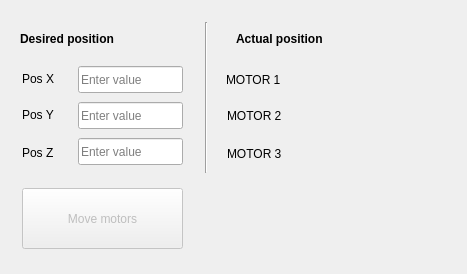
<?xml version="1.0" encoding="UTF-8"?>
<ui version="4.0">
 <class>Form</class>
 <widget class="QWidget" name="Form">
  <property name="geometry">
   <rect>
    <x>0</x>
    <y>0</y>
    <width>467</width>
    <height>274</height>
   </rect>
  </property>
  <property name="windowTitle">
   <string>Move motors</string>
  </property>
  <widget class="QLabel" name="label">
   <property name="geometry">
    <rect>
     <x>236</x>
     <y>30</y>
     <width>156</width>
     <height>17</height>
    </rect>
   </property>
   <property name="font">
    <font>
     <weight>75</weight>
     <bold>true</bold>
    </font>
   </property>
   <property name="text">
    <string>Actual position</string>
   </property>
  </widget>
  <widget class="PyDMLabel" name="pydmLabel">
   <property name="geometry">
    <rect>
     <x>340</x>
     <y>70</y>
     <width>80</width>
     <height>17</height>
    </rect>
   </property>
   <property name="toolTip">
    <string/>
   </property>
   <property name="whatsThis">
    <string>Displays the value from an EPICS PV.</string>
   </property>
   <property name="precision" stdset="0">
    <number>0</number>
   </property>
   <property name="channel" stdset="0">
    <string>ca://IOC:m1.RBV</string>
   </property>
  </widget>
  <widget class="QLabel" name="label_2">
   <property name="geometry">
    <rect>
     <x>20</x>
     <y>26</y>
     <width>151</width>
     <height>25</height>
    </rect>
   </property>
   <property name="font">
    <font>
     <weight>75</weight>
     <bold>true</bold>
    </font>
   </property>
   <property name="text">
    <string>Desired position</string>
   </property>
  </widget>
  <widget class="QLineEdit" name="lineEdit_posX">
   <property name="geometry">
    <rect>
     <x>78</x>
     <y>66</y>
     <width>105</width>
     <height>27</height>
    </rect>
   </property>
   <property name="placeholderText">
    <string>Enter value</string>
   </property>
  </widget>
  <widget class="QLineEdit" name="lineEdit_posY">
   <property name="geometry">
    <rect>
     <x>78</x>
     <y>102</y>
     <width>105</width>
     <height>27</height>
    </rect>
   </property>
   <property name="placeholderText">
    <string>Enter value</string>
   </property>
  </widget>
  <widget class="QLineEdit" name="lineEdit_posZ">
   <property name="geometry">
    <rect>
     <x>78</x>
     <y>138</y>
     <width>105</width>
     <height>27</height>
    </rect>
   </property>
   <property name="placeholderText">
    <string>Enter value</string>
   </property>
  </widget>
  <widget class="PyDMLabel" name="pydmLabel_2">
   <property name="geometry">
    <rect>
     <x>340</x>
     <y>106</y>
     <width>80</width>
     <height>17</height>
    </rect>
   </property>
   <property name="toolTip">
    <string/>
   </property>
   <property name="whatsThis">
    <string>Displays the value from an EPICS PV.</string>
   </property>
   <property name="precision" stdset="0">
    <number>0</number>
   </property>
   <property name="channel" stdset="0">
    <string>ca://IOC:m2.RBV</string>
   </property>
  </widget>
  <widget class="PyDMLabel" name="pydmLabel_3">
   <property name="geometry">
    <rect>
     <x>340</x>
     <y>144</y>
     <width>80</width>
     <height>17</height>
    </rect>
   </property>
   <property name="toolTip">
    <string/>
   </property>
   <property name="whatsThis">
    <string>Displays the value from an EPICS PV.</string>
   </property>
   <property name="precision" stdset="0">
    <number>0</number>
   </property>
   <property name="channel" stdset="0">
    <string>ca://IOC:m3.RBV</string>
   </property>
  </widget>
  <widget class="QLabel" name="label_3">
   <property name="geometry">
    <rect>
     <x>22</x>
     <y>70</y>
     <width>47</width>
     <height>17</height>
    </rect>
   </property>
   <property name="text">
    <string>Pos X</string>
   </property>
  </widget>
  <widget class="QLabel" name="label_4">
   <property name="geometry">
    <rect>
     <x>22</x>
     <y>106</y>
     <width>47</width>
     <height>17</height>
    </rect>
   </property>
   <property name="text">
    <string>Pos Y</string>
   </property>
  </widget>
  <widget class="QLabel" name="label_5">
   <property name="geometry">
    <rect>
     <x>22</x>
     <y>144</y>
     <width>47</width>
     <height>17</height>
    </rect>
   </property>
   <property name="text">
    <string>Pos Z</string>
   </property>
  </widget>
  <widget class="QLabel" name="label_11">
   <property name="geometry">
    <rect>
     <x>227</x>
     <y>106</y>
     <width>91</width>
     <height>19</height>
    </rect>
   </property>
   <property name="text">
    <string>MOTOR 2</string>
   </property>
  </widget>
  <widget class="QLabel" name="label_10">
   <property name="geometry">
    <rect>
     <x>226</x>
     <y>70</y>
     <width>91</width>
     <height>19</height>
    </rect>
   </property>
   <property name="text">
    <string>MOTOR 1</string>
   </property>
  </widget>
  <widget class="QLabel" name="label_12">
   <property name="geometry">
    <rect>
     <x>227</x>
     <y>144</y>
     <width>96</width>
     <height>19</height>
    </rect>
   </property>
   <property name="text">
    <string>MOTOR 3</string>
   </property>
  </widget>
  <widget class="QPushButton" name="pushButton_move">
   <property name="enabled">
    <bool>false</bool>
   </property>
   <property name="geometry">
    <rect>
     <x>22</x>
     <y>188</y>
     <width>161</width>
     <height>61</height>
    </rect>
   </property>
   <property name="text">
    <string>Move motors</string>
   </property>
  </widget>
  <widget class="Line" name="line">
   <property name="geometry">
    <rect>
     <x>198</x>
     <y>22</y>
     <width>17</width>
     <height>151</height>
    </rect>
   </property>
   <property name="orientation">
    <enum>Qt::Vertical</enum>
   </property>
  </widget>
 </widget>
 <customwidgets>
  <customwidget>
   <class>PyDMLabel</class>
   <extends>QLabel</extends>
   <header>pydm.widgets.label</header>
  </customwidget>
 </customwidgets>
 <resources/>
 <connections/>
</ui>
